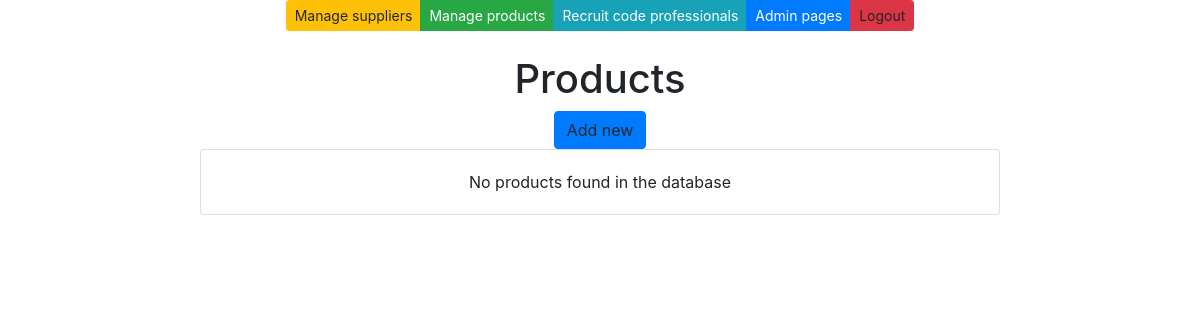
/products/, run on an earlier commit of the app's database.
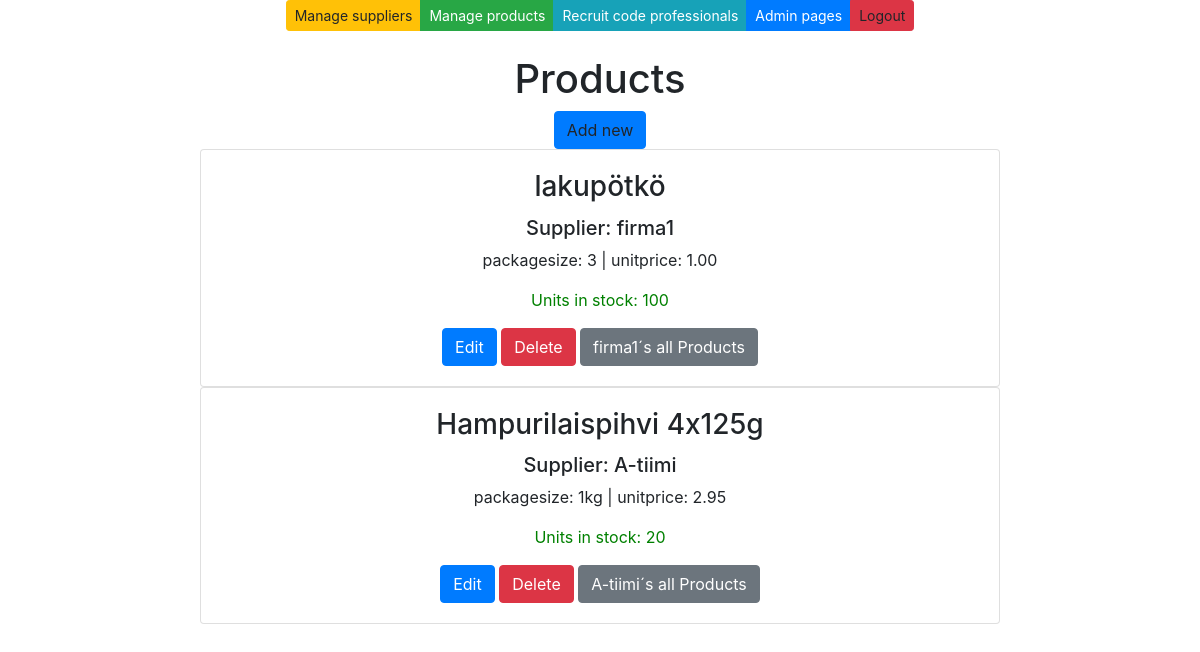
And on a later commit of the database.
### app/models.py (models this page shows, shortened)
class Product(models.Model):
    productname = models.CharField(max_length=20, default="laku")
    packagesize = models.CharField(max_length=20, default=3)
    unitprice = models.DecimalField(max_digits=8, decimal_places=2, default=1.00)
    unitsinstock = models.IntegerField(default=3)
    supplier = models.ForeignKey(Supplier, on_delete=models.CASCADE)

class Supplier(models.Model):
    companyname = models.CharField(max_length=50, default="firma")
    contactname = models.CharField(max_length=50, default="firma")
    address = models.CharField(max_length=100, default="firma")
    phone = models.CharField(max_length=20, default="firma")
    email = models.CharField(max_length=50, default="firma")
    country = models.CharField(max_length=50, default="firma")

### app/views.py (the view)
# urls.py: path('products/', productlistview),
def productlistview(request):
    productlist = Product.objects.all()
    supplierlist = Supplier.objects.all()
    context = {'products': productlist, 'suppliers': supplierlist}
    return render (request,"productlist.html",context)

### app/templates/productlist.html (shortened to what this page needs)
{% extends 'index.html' %}
{% block content %}
<br />
<br />
<h1>Products</h1>
<a onclick="showaddform()" class="btn btn-primary">Add new</a>
{% for p in products %}
<div class="card" style="width: 50rem;">
    <div class="card-body">
        <h3 class="card-title">{{p.productname}} </h3>
        <h5 class="card-text">Supplier: {{p.supplier.companyname}}</h5>
        <p class="card-text">packagesize: {{p.packagesize}} | unitprice: {{p.unitprice}}</p>
        <p class="card-text" style="color: green;">Units in stock: {{p.unitsinstock}}</p>
        <a href="/edit-product-get/{{p.id}}/" class="btn btn-primary">Edit</a>
        <a href="/confirm-delete-product/{{p.id}}/" class="btn btn-danger">Delete</a>
        <a href="/products-by-supplier/{{p.supplier.id}}/" class="btn btn-secondary">{{p.supplier.companyname}}´s all
            Products</a>
    </div>
</div>
{% empty %}
<div class="card" style="width: 50rem;">
    <div class="card-body">
        <p class="card-text">No products found in the database </p>
    </div>
</div>
{%endfor%}
{% endblock %}

What changed in the data, as far as the page shows it:
added Product: productname "lakupötkö", supplier.companyname "firma1", packagesize "3", unitprice "1.00", unitsinstock "100"
added Product: productname "Hampurilaispihvi 4x125g", supplier.companyname "A-tiimi", packagesize "1kg", unitprice "2.95", unitsinstock "20"
Also different on the page:
text no longer shown: "No products found in the database"
